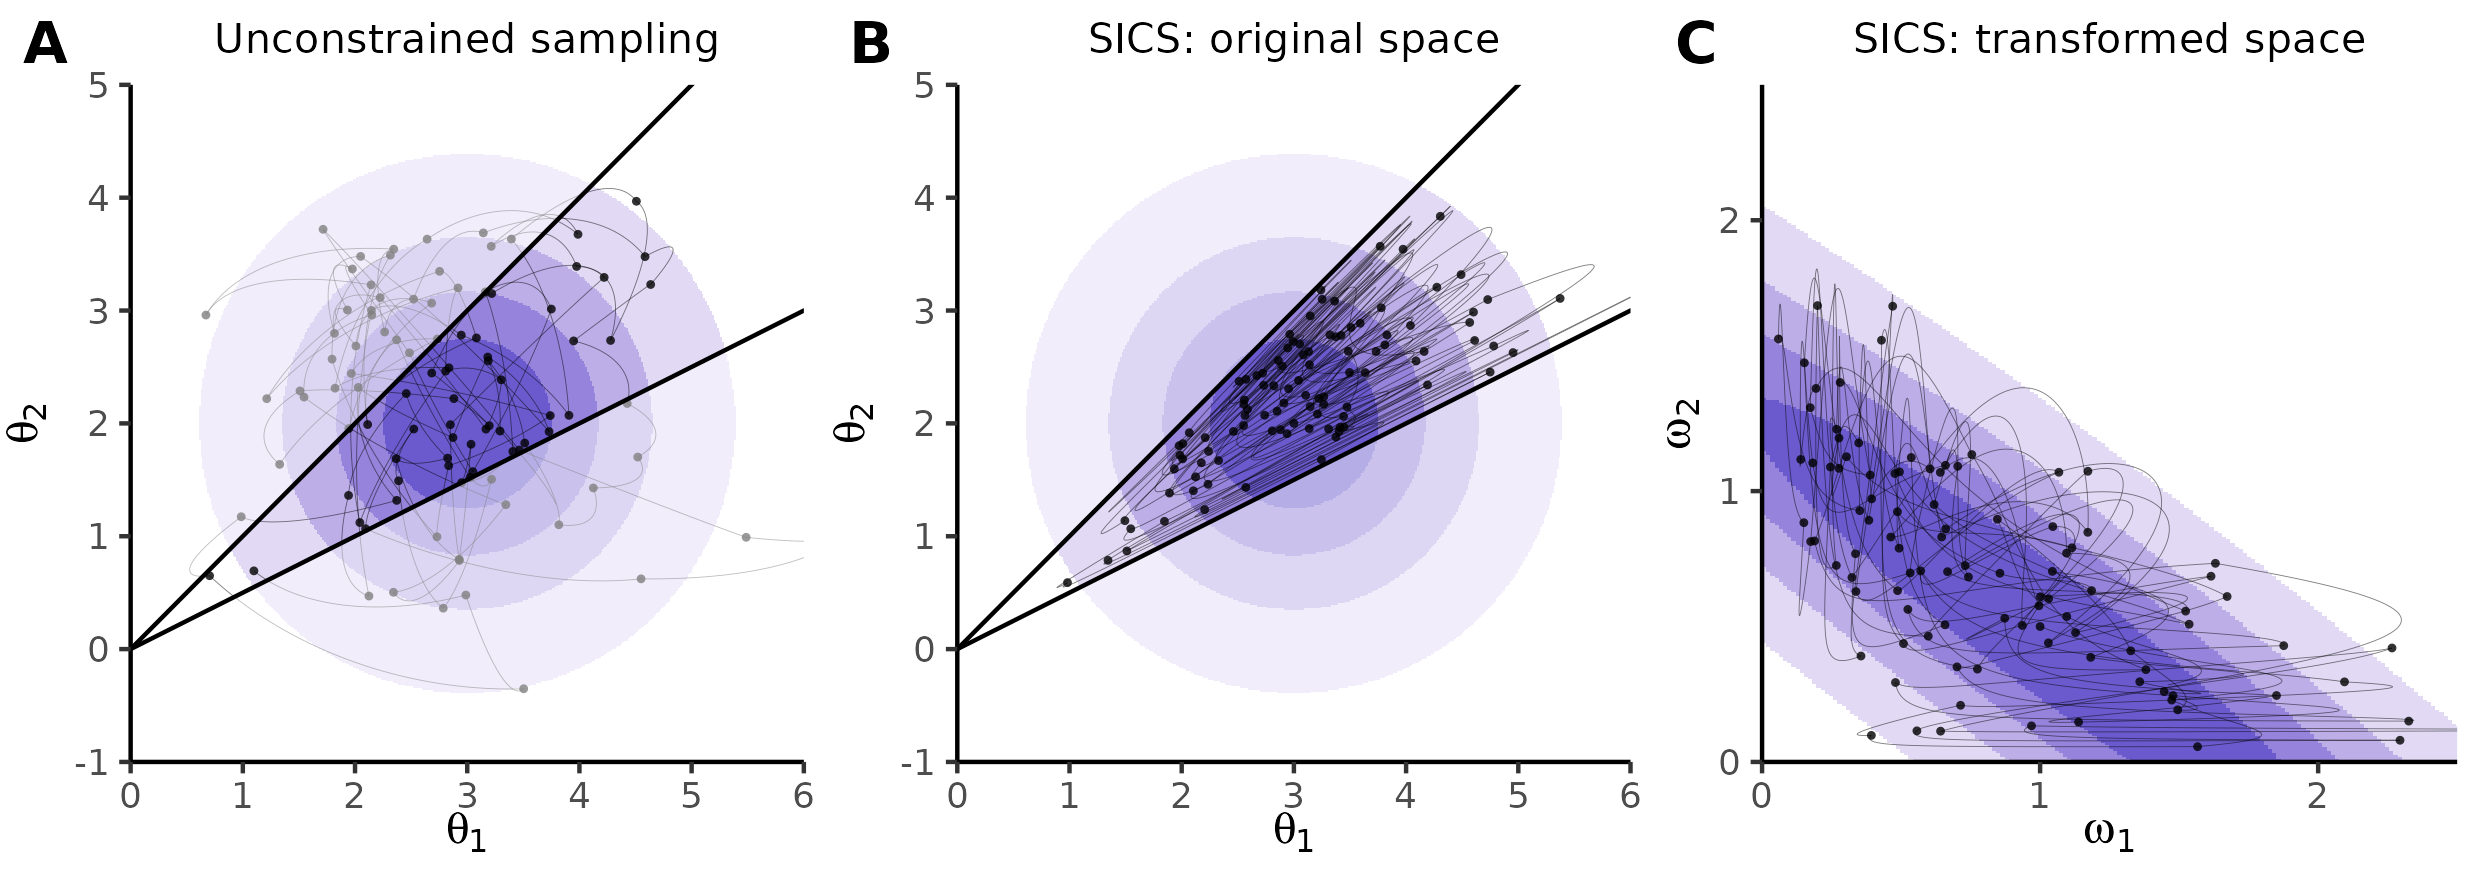

Write the R code that produced this figure.
############################################################
### HMC sampling demo (Figure 2) ###########################
############################################################

library(tidyverse)
library(sics)
library(rstan)

## compile demo model
mod = stan_model("sampling-demo.stan")

## Parameters for the demo
# Distribution parameters
n = 2                   # dimension (only 2 works for the plots here, but 3 could be interesting to explore with plotly)
mu = c(3,2)             # mean of MV normal
Sigma = diag(c(1,1))    # VCV of MV normal
constraint = LinearConstraint("x1 > x2 > 0.5*x1") # Constraint

# HMC parameters
N = 1000   # Number of samples
dt = 0.01 # HMC time step
nS = 100  # number of HMC leapfrog steps
M = diag(rep(1, n)) # HMC mass matrix
startpoint = mu     # Start point of HMC

seed = 12345

## Prepare SICSFrame-like object with necessary input
SF = list(n = n,
          mu= mu,
          Sigma = Sigma)

## Constraints

cons = list(unc = EmptyConstraint(2), # For unconstrained sampling, panel A
            con = constraint)         # For constrained sampling, panels A and B
res = list()

# Get HMC samples and trajectories from unconstrained and constrained model

for (con_name in names(cons)) {

  set.seed(seed)

  constraint = cons[[con_name]]

  ## Create SICS-like input
  standata = c(SF,
               list(SICS_mA = constraint$mA,
                    SICS_mB = constraint$mB,
                    SICS_mC = constraint$mC,
                    SICS_mU = constraint$mU,
                    SICS_MA = constraint$MA,
                    SICS_MB = constraint$MB,
                    SICS_MC = constraint$MC,
                    SICS_MU = constraint$MU,
                    SICS_a  = as.array(constraint$a),
                    SICS_b  = as.array(constraint$b),
                    SICS_c0 = as.array(constraint$c0),
                    SICS_c1 = as.array(constraint$c1)))

  # Dummy fit to expose STAN's gradient
  fit = suppressWarnings( # To suppress the nearly inevitable 1 divergent transition after "warmup". BTW, I find it weird that rstan does not provide functionality to expose STAN's gradient without the workaround of a one-iteration dummy fit...
    sampling(mod, data = standata, chains = 1, iter = 1, refresh = 0)
    )

  ## --- HMC ---
  leapfrogger = function(x, p, dt, gradient) { # Leapfrog integrator
    p_half = p - 0.5*dt*gradient(x)
    xn = x + dt*p_half
    pn = p_half - 0.5*dt*gradient(xn)
    list(xn = xn, pn = pn)
  }

  grad = function(x) -grad_log_prob(fit, x)    # Gradient
  Minv = solve(M)   # inverse HMC mass matrix

  x0 = transform_par(constraint, startpoint, unbounded= TRUE) # The first point needs to be in the unbounded version of constrained space

  eta = matrix(NA, nrow = N+1, ncol = n)
  eta[1,] = x0

  eta_steps = vector("list", N+1)

  n_same = rep(1, N+1)

  for (i in 2:(N+1)) {
    td = TRUE
    while (td) {
      eta_steps[[i]] = matrix(NA, nrow = nS+1, ncol = n)
      eta_steps[[i]][1,] = eta[i-1,]
      p0 <- p <- mvtnorm::rmvnorm(1, sigma = M)
      for (j in 2:(nS+1)) {
        out = leapfrogger(eta_steps[[i]][j-1,], p, dt, grad)
        eta_steps[[i]][j,] = out$xn
        p = out$pn
      }
      a0 = -log_prob(fit, eta_steps[[i]][1,]) + 0.5*p0 %*% Minv %*% t(p0)
      an = -log_prob(fit, eta_steps[[i]][nS+1,]) + 0.5*p %*% Minv %*% t(p)
      #print(c(an,a0))
      if (runif(1) < exp(an - a0)) {
        eta[i,] = eta_steps[[i]][nS+1,]
        td = FALSE
      } else {
        n_same[i-1] = n_same [i-1]+1
      }
    }
  }

  etas = do.call(rbind, eta_steps)

  res[[con_name]] = list(eta = eta,
                         etas = etas)
}


## Get simulated data in order
res$unc$theta = res$unc$eta
res$unc$thetas = res$unc$etas
res$con$theta = apply(res$con$eta, 1, function(x) transform_par_inv(constraint, x, unbounded = TRUE)) %>% t
res$con$thetas = apply(res$con$etas, 1, function(x) transform_par_inv(constraint, x, unbounded = TRUE)) %>% t
res$con$eta_bounded = apply(res$con$theta, 1, function(x) transform_par(constraint, x, unbounded = FALSE)) %>% t
res$con$etas_bounded = apply(res$con$thetas, 1, function(x) transform_par(constraint, x, unbounded = FALSE)) %>% t

df_u = data.frame(theta1 = res$unc$theta[,1], theta2 = res$unc$theta[,2])
df_us = data.frame(theta1 = res$unc$thetas[,1], theta2 = res$unc$thetas[,2])
df_c = data.frame(theta1 = res$con$theta[,1], theta2 = res$con$theta[,2], eta1 = res$con$eta_bounded[,1], eta2 = res$con$eta_bounded[,2] )
df_cs = data.frame(theta1 = res$con$thetas[,1], theta2 = res$con$thetas[,2], eta1 = res$con$etas_bounded[,1], eta2 = res$con$etas_bounded[,2])
df_us$sample = rep(1:N, each = nS+1)
df_cs$sample = rep(1:N, each = nS+1)

## Density contours
if (TRUE) {
  df_dens = expand.grid(x = seq(0,6,length.out = 400), y = seq(-1, 5, length.out=400))
  f = function(x,y) mvtnorm::dmvnorm(c(x,y), mean = mu, sigma = Sigma)
  f = Vectorize(f, c("x","y"))
  df_dens$dens = with(df_dens, f(x,y))
  df_dens$dens = df_dens$dens/(sum(df_dens$dens))

  # approximate contours
  tmp = data.frame(dens = sort(df_dens$dens))
  tmp$p = cumsum(tmp$dens)
  probs = c(0, 0.25, 0.5, 0.75, 0.95)
  levels = sapply(probs, function(p) min(tmp$dens[tmp$p >= (1-p)]))
  contourfun = Vectorize(function(x) min(levels[levels > x-0.0000001]))
  df_dens$dens_contour = with(df_dens, contourfun(dens))
}

if (TRUE) {
  suppressWarnings({w = sapply(1:nrow(df_dens), function(i) transform_par(constraint, c(df_dens$x[i], df_dens$y[i]), unbounded = FALSE)) %>% t})
  df_dens$w1 = w[,1]
  df_dens$w2 = w[,2]
}

## Plots

orig_limits = list(x = c(0,6),
                   y = c(-1,5))

con_limits = list(x = c(0,2.5),
                  y = c(0,2.5))

psize = 1
palpha = 0.8
pshape = 21
pstroke = 0

lwidth = 0.1
lalpha = 0.5

title_size = 10
title_hjust = 0.5

N_draw = 100

p1 = ggplot() +
  geom_tile(data = df_dens, aes(x = x, y = y, fill = dens_contour)) +
  scale_fill_gradient(low = "white", high = "slateblue", guide = NULL) +
  geom_path(data = df_us[1:(N_draw*(nS+1)),], mapping = aes(x = theta1, y = theta2, group = sample), linewidth = lwidth, alpha = lalpha) +
  geom_point(data = df_u[1:N_draw,], mapping = aes(x = theta1, y = theta2), size = psize, alpha = palpha, shape = pshape, stroke= pstroke, fill = "black") +
  geom_polygon(mapping = aes(x = c(0,6,0,0), y = c(0,6,6,0)), alpha = 0.5, fill = "white") +
  geom_polygon(mapping = aes(x = c(0,6,6,0), y = c(0,3,-1,-1)), alpha = 0.5, fill = "white") +
  geom_abline(slope = 1, intercept = 0) +
  geom_abline(slope = 0.5, intercept = 0) +
  theme_classic() +
  coord_cartesian(xlim = orig_limits$x, ylim = orig_limits$y, expand = FALSE, clip = "on") +
  scale_x_continuous(
    name = expression(theta~""[1]),
    breaks = floor(orig_limits$x[1]):ceiling(orig_limits$x[2])) +
  scale_y_continuous(
    name = expression(theta~""[2]),
    breaks = floor(orig_limits$y[1]):ceiling(orig_limits$y[2])) +
  ggtitle("Unconstrained sampling") +
  theme(plot.title = element_text(size = title_size,  hjust = title_hjust))
#p1

p2 = ggplot() +
  geom_tile(data = df_dens, aes(x = x, y = y, fill = dens_contour)) +
  scale_fill_gradient(low = "white", high = "slateblue", guide = NULL) +
  geom_path(data = df_cs[1:(N_draw*(nS+1)),], mapping = aes(x = theta1, y = theta2, group = sample), linewidth = lwidth, alpha = lalpha) +
  geom_point(data = df_c[1:N_draw,], mapping = aes(x = theta1, y = theta2), size = psize, alpha = palpha, shape = pshape, stroke= pstroke, fill = "black") +
  geom_polygon(mapping = aes(x = c(0,6,0,0), y = c(0,6,6,0)), alpha = 0.5, fill = "white") +
  geom_polygon(mapping = aes(x = c(0,6,6,0), y = c(0,3,-1,-1)), alpha = 0.5, fill = "white") +
  geom_abline(slope = 1, intercept = 0) +
  geom_abline(slope = 0.5, intercept = 0) +
  theme_classic() +
  coord_cartesian(xlim = orig_limits$x, ylim = orig_limits$y, expand = FALSE, clip = "on") +
  scale_x_continuous(
    name = expression(theta~""[1]),
    breaks = floor(orig_limits$x[1]):ceiling(orig_limits$x[2])) +
  scale_y_continuous(
    name = expression(theta~""[2]),
    breaks = floor(orig_limits$y[1]):ceiling(orig_limits$y[2])) +
  ggtitle("SICS: original space") +
  theme(plot.title = element_text(size = title_size,  hjust = title_hjust))
#p2

p3 = ggplot() +
  geom_tile(data = df_dens, aes(x = w1, y = w2, fill = dens_contour)) +
  scale_fill_gradient(low = "white", high = "slateblue", guide = NULL) +
  geom_path(data = df_cs[1:(N_draw*(nS+1)),], mapping = aes(x = eta1, y = eta2, group = sample), linewidth = lwidth, alpha = lalpha) +
  geom_point(data = df_c[1:N_draw,], mapping = aes(x = eta1, y = eta2), size = psize, alpha = palpha, shape = pshape, stroke= pstroke, fill = "black") +
  theme_classic() +
  coord_cartesian(xlim = con_limits$x, ylim = con_limits$y, expand = FALSE, clip = "on") +
  scale_x_continuous(
    name = expression(omega~~""[1]),
    breaks = floor(con_limits$x[1]):ceiling(con_limits$x[2])) +
  scale_y_continuous(
    name = expression(omega~~""[2]),
    breaks = floor(con_limits$x[1]):ceiling(con_limits$x[2])) +
  ggtitle("SICS: transformed space") +
  theme(plot.title = element_text(size = title_size,  hjust = title_hjust))
#p3

P = ggpubr::ggarrange(p1,p2,p3, nrow = 1, labels = c("A","B","C"))
P

ggsave("sampling-demo-plot.png", P, width = 21, height = 21/3 + 0.5, dpi = 300, units = "cm")
